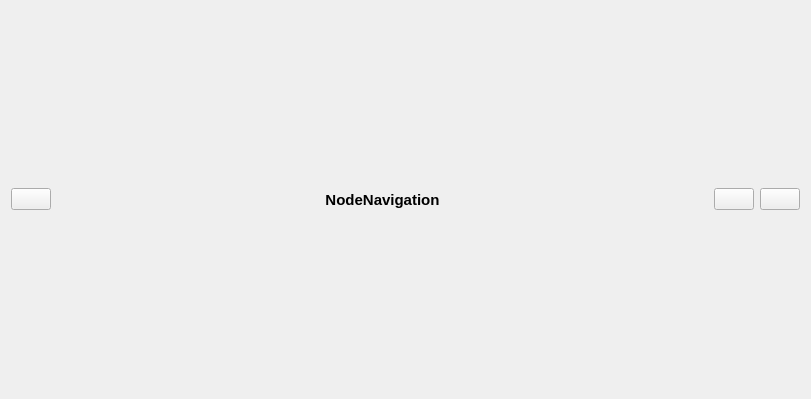
<?xml version="1.0" encoding="UTF-8"?>
<ui version="4.0">
 <class>NodeNavigation</class>
 <widget class="QWidget" name="NodeNavigation">
  <property name="geometry">
   <rect>
    <x>0</x>
    <y>0</y>
    <width>811</width>
    <height>399</height>
   </rect>
  </property>
  <property name="windowTitle">
   <string>Form</string>
  </property>
  <layout class="QHBoxLayout" name="horizontalLayout">
   <item>
    <widget class="QPushButton" name="pushButtonBack">
     <property name="toolTip">
      <string>Go Back</string>
     </property>
     <property name="text">
      <string/>
     </property>
     <property name="icon">
      <iconset resource="../../libres/resources/icons.qrc">
       <normaloff>:/icons/arrow_left.svg</normaloff>:/icons/arrow_left.svg</iconset>
     </property>
    </widget>
   </item>
   <item>
    <widget class="QLabel" name="labelTitle">
     <property name="sizePolicy">
      <sizepolicy hsizetype="MinimumExpanding" vsizetype="Preferred">
       <horstretch>0</horstretch>
       <verstretch>0</verstretch>
      </sizepolicy>
     </property>
     <property name="font">
      <font>
       <pointsize>11</pointsize>
       <bold>true</bold>
      </font>
     </property>
     <property name="text">
      <string>NodeNavigation</string>
     </property>
     <property name="alignment">
      <set>Qt::AlignCenter</set>
     </property>
    </widget>
   </item>
   <item>
    <widget class="DebuggerButton" name="pushButtonDebugger">
     <property name="toolTip">
      <string>Open Debugger</string>
     </property>
     <property name="text">
      <string/>
     </property>
     <property name="icon">
      <iconset resource="../../libres/resources/icons.qrc">
       <normaloff>:/icons/test.svg</normaloff>:/icons/test.svg</iconset>
     </property>
    </widget>
   </item>
   <item>
    <widget class="QPushButton" name="pushButtonMenu">
     <property name="toolTip">
      <string>Main Menu</string>
     </property>
     <property name="text">
      <string/>
     </property>
     <property name="icon">
      <iconset resource="../../libres/resources/icons.qrc">
       <normaloff>:/icons/menu.svg</normaloff>:/icons/menu.svg</iconset>
     </property>
    </widget>
   </item>
  </layout>
 </widget>
 <customwidgets>
  <customwidget>
   <class>DebuggerButton</class>
   <extends>QPushButton</extends>
   <header location="global">uptime/DebuggerButton.hpp</header>
  </customwidget>
 </customwidgets>
 <resources>
  <include location="../../libres/resources/icons.qrc"/>
 </resources>
 <connections/>
</ui>
